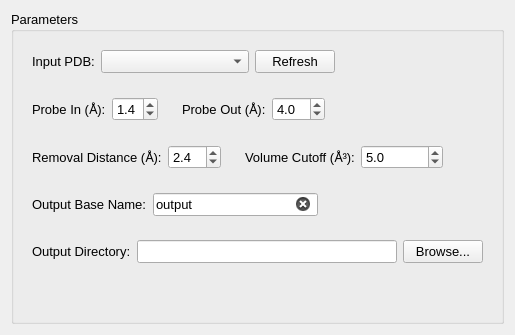
      <widget class="QWidget" name="main">
       <attribute name="title">
        <string>Main</string>
       </attribute>
       <layout class="QVBoxLayout" name="verticalLayout_8">
        <item>
         <widget class="QGroupBox" name="parameters">
          <property name="sizePolicy">
           <sizepolicy hsizetype="Expanding" vsizetype="Preferred">
            <horstretch>0</horstretch>
            <verstretch>0</verstretch>
           </sizepolicy>
          </property>
          <property name="font">
           <font>
            <pointsize>10</pointsize>
            <weight>50</weight>
            <italic>false</italic>
            <bold>false</bold>
            <kerning>true</kerning>
           </font>
          </property>
          <property name="title">
           <string>Parameters</string>
          </property>
          <layout class="QVBoxLayout" name="verticalLayout">
           <item>
            <widget class="QFrame" name="hframe1">
             <layout class="QHBoxLayout" name="horizontalLayout_14">
              <property name="sizeConstraint">
               <enum>QLayout::SetNoConstraint</enum>
              </property>
              <item>
               <widget class="QLabel" name="input_label">
                <property name="sizePolicy">
                 <sizepolicy hsizetype="Fixed" vsizetype="Fixed">
                  <horstretch>0</horstretch>
                  <verstretch>0</verstretch>
                 </sizepolicy>
                </property>
                <property name="font">
                 <font>
                  <pointsize>10</pointsize>
                  <weight>50</weight>
                  <italic>false</italic>
                  <bold>false</bold>
                  <kerning>true</kerning>
                 </font>
                </property>
                <property name="mouseTracking">
                 <bool>false</bool>
                </property>
                <property name="frameShape">
                 <enum>QFrame::NoFrame</enum>
                </property>
                <property name="text">
                 <string>Input PDB:</string>
                </property>
                <property name="textFormat">
                 <enum>Qt::PlainText</enum>
                </property>
               </widget>
              </item>
              <item>
               <widget class="QComboBox" name="input">
                <property name="sizePolicy">
                 <sizepolicy hsizetype="Expanding" vsizetype="Fixed">
                  <horstretch>0</horstretch>
                  <verstretch>0</verstretch>
                 </sizepolicy>
                </property>
               </widget>
              </item>
              <item>
               <widget class="QPushButton" name="refresh_input">
                <property name="sizePolicy">
                 <sizepolicy hsizetype="Fixed" vsizetype="Fixed">
                  <horstretch>0</horstretch>
                  <verstretch>0</verstretch>
                 </sizepolicy>
                </property>
                <property name="font">
                 <font>
                  <pointsize>10</pointsize>
                  <weight>50</weight>
                  <italic>false</italic>
                  <bold>false</bold>
                  <kerning>true</kerning>
                 </font>
                </property>
                <property name="text">
                 <string>Refresh</string>
                </property>
               </widget>
              </item>
              <item>
               <spacer name="horizontalSpacer">
                <property name="orientation">
                 <enum>Qt::Horizontal</enum>
                </property>
                <property name="sizeHint" stdset="0">
                 <size>
                  <width>40</width>
                  <height>20</height>
                 </size>
                </property>
               </spacer>
              </item>
             </layout>
            </widget>
           </item>
           <item>
            <layout class="QHBoxLayout" name="hframe2">
             <item>
              <widget class="QFrame" name="probe_in_frame">
               <layout class="QHBoxLayout" name="horizontalLayout_13">
                <property name="sizeConstraint">
                 <enum>QLayout::SetNoConstraint</enum>
                </property>
                <item>
                 <widget class="QLabel" name="probe_in_label">
                  <property name="sizePolicy">
                   <sizepolicy hsizetype="Fixed" vsizetype="Fixed">
                    <horstretch>0</horstretch>
                    <verstretch>0</verstretch>
                   </sizepolicy>
                  </property>
                  <property name="font">
                   <font>
                    <pointsize>10</pointsize>
                    <weight>50</weight>
                    <italic>false</italic>
                    <bold>false</bold>
                    <kerning>true</kerning>
                   </font>
                  </property>
                  <property name="mouseTracking">
                   <bool>true</bool>
                  </property>
                  <property name="frameShape">
                   <enum>QFrame::NoFrame</enum>
                  </property>
                  <property name="text">
                   <string>&lt;html&gt;&lt;head/&gt;&lt;body&gt;&lt;p&gt;Probe In (Å):&lt;/p&gt;&lt;/body&gt;&lt;/html&gt;</string>
                  </property>
                  <property name="textFormat">
                   <enum>Qt::RichText</enum>
                  </property>
                 </widget>
                </item>
                <item>
                 <widget class="QDoubleSpinBox" name="probe_in">
                  <property name="sizePolicy">
                   <sizepolicy hsizetype="Fixed" vsizetype="Fixed">
                    <horstretch>0</horstretch>
                    <verstretch>0</verstretch>
                   </sizepolicy>
                  </property>
                  <property name="font">
                   <font>
                    <pointsize>10</pointsize>
                    <weight>50</weight>
                    <italic>false</italic>
                    <bold>false</bold>
                    <kerning>true</kerning>
                   </font>
                  </property>
                  <property name="decimals">
                   <number>1</number>
                  </property>
                  <property name="maximum">
                   <double>5.000000000000000</double>
                  </property>
                  <property name="singleStep">
                   <double>0.100000000000000</double>
                  </property>
                  <property name="value">
                   <double>1.400000000000000</double>
                  </property>
                 </widget>
                </item>
               </layout>
              </widget>
             </item>
             <item>
              <widget class="QFrame" name="probe_out_frame">
               <layout class="QHBoxLayout" name="horizontalLayout_10">
                <property name="sizeConstraint">
                 <enum>QLayout::SetNoConstraint</enum>
                </property>
                <item>
                 <widget class="QLabel" name="probe_out_label">
                  <property name="sizePolicy">
                   <sizepolicy hsizetype="Fixed" vsizetype="Fixed">
                    <horstretch>0</horstretch>
                    <verstretch>0</verstretch>
                   </sizepolicy>
                  </property>
                  <property name="font">
                   <font>
                    <pointsize>10</pointsize>
                    <weight>50</weight>
                    <italic>false</italic>
                    <bold>false</bold>
                    <kerning>true</kerning>
                   </font>
                  </property>
                  <property name="mouseTracking">
                   <bool>true</bool>
                  </property>
                  <property name="frameShape">
                   <enum>QFrame::NoFrame</enum>
                  </property>
                  <property name="text">
                   <string>&lt;html&gt;&lt;head/&gt;&lt;body&gt;&lt;p&gt;Probe Out (Å):&lt;/p&gt;&lt;/body&gt;&lt;/html&gt;</string>
                  </property>
                  <property name="textFormat">
                   <enum>Qt::RichText</enum>
                  </property>
                 </widget>
                </item>
                <item>
                 <widget class="QDoubleSpinBox" name="probe_out">
                  <property name="sizePolicy">
                   <sizepolicy hsizetype="Fixed" vsizetype="Fixed">
                    <horstretch>0</horstretch>
                    <verstretch>0</verstretch>
                   </sizepolicy>
                  </property>
                  <property name="font">
                   <font>
                    <pointsize>10</pointsize>
                    <weight>50</weight>
                    <italic>false</italic>
                    <bold>false</bold>
                    <kerning>true</kerning>
                   </font>
                  </property>
                  <property name="decimals">
                   <number>1</number>
                  </property>
                  <property name="maximum">
                   <double>50.000000000000000</double>
                  </property>
                  <property name="singleStep">
                   <double>0.100000000000000</double>
                  </property>
                  <property name="value">
                   <double>4.000000000000000</double>
                  </property>
                 </widget>
                </item>
               </layout>
              </widget>
             </item>
             <item>
              <spacer name="hspacer2">
               <property name="orientation">
                <enum>Qt::Horizontal</enum>
               </property>
               <property name="sizeHint" stdset="0">
                <size>
                 <width>40</width>
                 <height>20</height>
                </size>
               </property>
              </spacer>
             </item>
            </layout>
           </item>
           <item>
            <layout class="QHBoxLayout" name="hframe3">
             <item>
              <widget class="QFrame" name="removal_distance_frame">
               <layout class="QHBoxLayout" name="horizontalLayout_16">
                <property name="sizeConstraint">
                 <enum>QLayout::SetNoConstraint</enum>
                </property>
                <item>
                 <widget class="QLabel" name="removal_distance_label">
                  <property name="sizePolicy">
                   <sizepolicy hsizetype="Fixed" vsizetype="Fixed">
                    <horstretch>0</horstretch>
                    <verstretch>0</verstretch>
                   </sizepolicy>
                  </property>
                  <property name="font">
                   <font>
                    <pointsize>10</pointsize>
                    <weight>50</weight>
                    <italic>false</italic>
                    <bold>false</bold>
                    <kerning>true</kerning>
                   </font>
                  </property>
                  <property name="mouseTracking">
                   <bool>true</bool>
                  </property>
                  <property name="frameShape">
                   <enum>QFrame::NoFrame</enum>
                  </property>
                  <property name="text">
                   <string>&lt;html&gt;&lt;head/&gt;&lt;body&gt;&lt;p&gt;Removal Distance (Å):&lt;/p&gt;&lt;/body&gt;&lt;/html&gt;</string>
                  </property>
                  <property name="textFormat">
                   <enum>Qt::RichText</enum>
                  </property>
                 </widget>
                </item>
                <item>
                 <widget class="QDoubleSpinBox" name="removal_distance">
                  <property name="sizePolicy">
                   <sizepolicy hsizetype="Fixed" vsizetype="Fixed">
                    <horstretch>0</horstretch>
                    <verstretch>0</verstretch>
                   </sizepolicy>
                  </property>
                  <property name="font">
                   <font>
                    <pointsize>10</pointsize>
                    <weight>50</weight>
                    <italic>false</italic>
                    <bold>false</bold>
                    <kerning>true</kerning>
                   </font>
                  </property>
                  <property name="alignment">
                   <set>Qt::AlignLeading|Qt::AlignLeft|Qt::AlignVCenter</set>
                  </property>
                  <property name="decimals">
                   <number>1</number>
                  </property>
                  <property name="maximum">
                   <double>10.000000000000000</double>
                  </property>
                  <property name="singleStep">
                   <double>0.100000000000000</double>
                  </property>
                  <property name="value">
                   <double>2.400000000000000</double>
                  </property>
                 </widget>
                </item>
               </layout>
              </widget>
             </item>
             <item>
              <widget class="QFrame" name="volume_cutoff_frame">
               <layout class="QHBoxLayout" name="horizontalLayout_17">
                <property name="sizeConstraint">
                 <enum>QLayout::SetNoConstraint</enum>
                </property>
                <item>
                 <widget class="QLabel" name="volume_cutoff_label">
                  <property name="sizePolicy">
                   <sizepolicy hsizetype="Fixed" vsizetype="Fixed">
                    <horstretch>0</horstretch>
                    <verstretch>0</verstretch>
                   </sizepolicy>
                  </property>
                  <property name="font">
                   <font>
                    <pointsize>10</pointsize>
                    <weight>50</weight>
                    <italic>false</italic>
                    <bold>false</bold>
                    <kerning>true</kerning>
                   </font>
                  </property>
                  <property name="mouseTracking">
                   <bool>true</bool>
                  </property>
                  <property name="frameShape">
                   <enum>QFrame::NoFrame</enum>
                  </property>
                  <property name="text">
                   <string>&lt;html&gt;&lt;head/&gt;&lt;body&gt;&lt;p&gt;Volume Cutoff (Å³):&lt;/p&gt;&lt;/body&gt;&lt;/html&gt;</string>
                  </property>
                  <property name="textFormat">
                   <enum>Qt::RichText</enum>
                  </property>
                 </widget>
                </item>
                <item>
                 <widget class="QDoubleSpinBox" name="volume_cutoff">
                  <property name="sizePolicy">
                   <sizepolicy hsizetype="Fixed" vsizetype="Fixed">
                    <horstretch>0</horstretch>
                    <verstretch>0</verstretch>
                   </sizepolicy>
                  </property>
                  <property name="font">
                   <font>
                    <pointsize>10</pointsize>
                    <weight>50</weight>
                    <italic>false</italic>
                    <bold>false</bold>
                    <kerning>true</kerning>
                   </font>
                  </property>
                  <property name="decimals">
                   <number>1</number>
                  </property>
                  <property name="maximum">
                   <double>1000000000.000000000000000</double>
                  </property>
                  <property name="singleStep">
                   <double>1.000000000000000</double>
                  </property>
                  <property name="value">
                   <double>5.000000000000000</double>
                  </property>
                 </widget>
                </item>
               </layout>
              </widget>
             </item>
             <item>
              <spacer name="hspacer3">
               <property name="orientation">
                <enum>Qt::Horizontal</enum>
               </property>
               <property name="sizeHint" stdset="0">
                <size>
                 <width>40</width>
                 <height>20</height>
                </size>
               </property>
              </spacer>
             </item>
            </layout>
           </item>
           <item>
            <widget class="QFrame" name="hframe4">
             <layout class="QHBoxLayout" name="horizontalLayout_15">
              <property name="sizeConstraint">
               <enum>QLayout::SetNoConstraint</enum>
              </property>
              <item>
               <widget class="QLabel" name="output_base_name_label">
                <property name="sizePolicy">
                 <sizepolicy hsizetype="Fixed" vsizetype="Fixed">
                  <horstretch>0</horstretch>
                  <verstretch>0</verstretch>
                 </sizepolicy>
                </property>
                <property name="font">
                 <font>
                  <pointsize>10</pointsize>
                  <weight>50</weight>
                  <italic>false</italic>
                  <bold>false</bold>
                  <kerning>true</kerning>
                 </font>
                </property>
                <property name="mouseTracking">
                 <bool>false</bool>
                </property>
                <property name="frameShape">
                 <enum>QFrame::NoFrame</enum>
                </property>
                <property name="text">
                 <string>Output Base Name:</string>
                </property>
                <property name="textFormat">
                 <enum>Qt::PlainText</enum>
                </property>
               </widget>
              </item>
              <item>
               <widget class="QLineEdit" name="base_name">
                <property name="font">
                 <font>
                  <pointsize>10</pointsize>
                  <weight>50</weight>
                  <italic>false</italic>
                  <bold>false</bold>
                  <kerning>true</kerning>
                 </font>
                </property>
                <property name="text">
                 <string notr="true">output</string>
                </property>
                <property name="cursorMoveStyle">
                 <enum>Qt::VisualMoveStyle</enum>
                </property>
                <property name="clearButtonEnabled">
                 <bool>true</bool>
                </property>
               </widget>
              </item>
              <item>
               <spacer name="hspacer4">
                <property name="orientation">
                 <enum>Qt::Horizontal</enum>
                </property>
                <property name="sizeHint" stdset="0">
                 <size>
                  <width>40</width>
                  <height>20</height>
                 </size>
                </property>
               </spacer>
              </item>
             </layout>
            </widget>
           </item>
           <item>
            <widget class="QFrame" name="hframe5">
             <layout class="QHBoxLayout" name="horizontalLayout_12">
              <property name="sizeConstraint">
               <enum>QLayout::SetNoConstraint</enum>
              </property>
              <item>
               <widget class="QLabel" name="output_dir_label">
                <property name="sizePolicy">
                 <sizepolicy hsizetype="Fixed" vsizetype="Fixed">
                  <horstretch>0</horstretch>
                  <verstretch>0</verstretch>
                 </sizepolicy>
                </property>
                <property name="font">
                 <font>
                  <pointsize>10</pointsize>
                  <weight>50</weight>
                  <italic>false</italic>
                  <bold>false</bold>
                  <kerning>true</kerning>
                 </font>
                </property>
                <property name="mouseTracking">
                 <bool>false</bool>
                </property>
                <property name="frameShape">
                 <enum>QFrame::NoFrame</enum>
                </property>
                <property name="text">
                 <string>Output Directory:</string>
                </property>
                <property name="textFormat">
                 <enum>Qt::PlainText</enum>
                </property>
               </widget>
              </item>
              <item>
               <widget class="QLineEdit" name="output_dir_path">
                <property name="font">
                 <font>
                  <pointsize>10</pointsize>
                  <weight>50</weight>
                  <italic>false</italic>
                  <bold>false</bold>
                  <kerning>true</kerning>
                 </font>
                </property>
                <property name="text">
                 <string notr="true"/>
                </property>
                <property name="echoMode">
                 <enum>QLineEdit::Normal</enum>
                </property>
                <property name="readOnly">
                 <bool>true</bool>
                </property>
                <property name="clearButtonEnabled">
                 <bool>false</bool>
                </property>
               </widget>
              </item>
              <item>
               <widget class="QPushButton" name="button_browse">
                <property name="font">
                 <font>
                  <pointsize>10</pointsize>
                  <weight>50</weight>
                  <italic>false</italic>
                  <bold>false</bold>
                  <kerning>true</kerning>
                 </font>
                </property>
                <property name="text">
                 <string notr="true">Browse...</string>
                </property>
               </widget>
              </item>
             </layout>
            </widget>
           </item>
           <item>
            <spacer name="vspacer1">
             <property name="orientation">
              <enum>Qt::Vertical</enum>
             </property>
             <property name="sizeHint" stdset="0">
              <size>
               <width>20</width>
               <height>40</height>
              </size>
             </property>
            </spacer>
           </item>
          </layout>
         </widget>
        </item>
       </layout>
      </widget>
